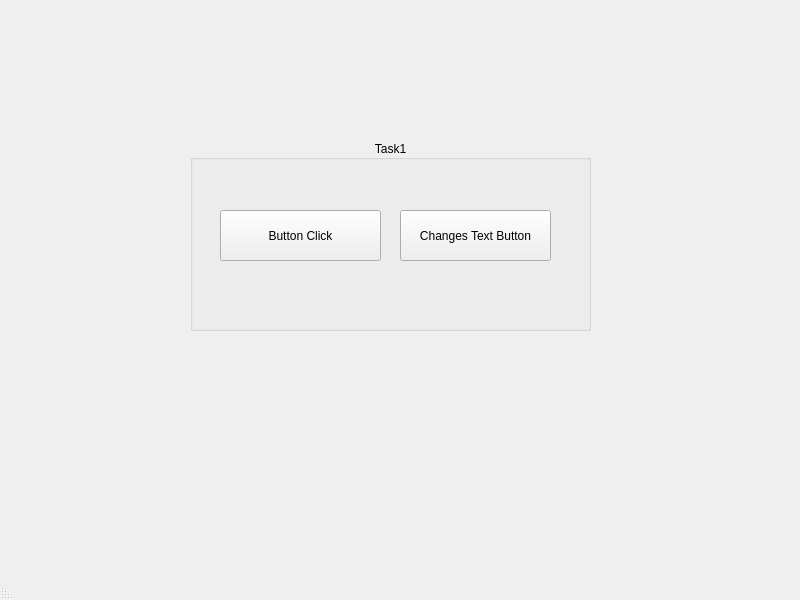
<?xml version="1.0" encoding="UTF-8"?>
<ui version="4.0">
 <class>MainWindow</class>
 <widget class="QMainWindow" name="MainWindow">
  <property name="geometry">
   <rect>
    <x>0</x>
    <y>0</y>
    <width>800</width>
    <height>600</height>
   </rect>
  </property>
  <property name="windowTitle">
   <string>Laba1</string>
  </property>
  <property name="layoutDirection">
   <enum>Qt::RightToLeft</enum>
  </property>
  <widget class="QWidget" name="centralwidget">
   <widget class="QGroupBox" name="groupBox">
    <property name="geometry">
     <rect>
      <x>190</x>
      <y>140</y>
      <width>401</width>
      <height>191</height>
     </rect>
    </property>
    <property name="title">
     <string>Task1</string>
    </property>
    <property name="alignment">
     <set>Qt::AlignCenter</set>
    </property>
    <widget class="QPushButton" name="pushButton_2">
     <property name="geometry">
      <rect>
       <x>210</x>
       <y>70</y>
       <width>151</width>
       <height>51</height>
      </rect>
     </property>
     <property name="text">
      <string>Changes Text Button</string>
     </property>
    </widget>
    <widget class="QPushButton" name="pushButton">
     <property name="geometry">
      <rect>
       <x>30</x>
       <y>70</y>
       <width>161</width>
       <height>51</height>
      </rect>
     </property>
     <property name="text">
      <string>Button Click</string>
     </property>
    </widget>
   </widget>
  </widget>
  <widget class="QMenuBar" name="menubar">
   <property name="geometry">
    <rect>
     <x>0</x>
     <y>0</y>
     <width>800</width>
     <height>20</height>
    </rect>
   </property>
  </widget>
  <widget class="QStatusBar" name="statusbar"/>
 </widget>
 <resources/>
 <connections/>
</ui>
